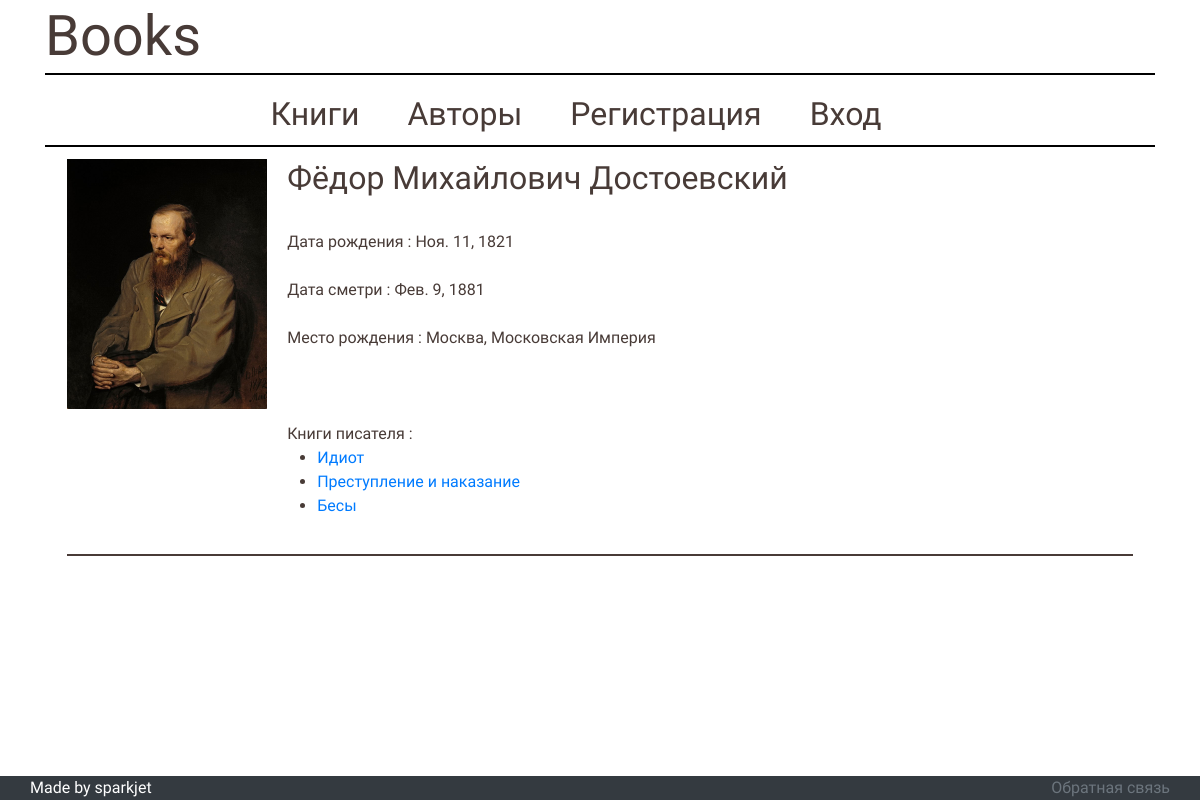
Screenshot of /authors/2 with the database file from the repository.
### bookapp/models.py (models this page shows, shortened)
class Autor(models.Model):
	author_full_name = models.CharField(max_length=303, default=None)
	date_birth = models.DateField('birth date')
	death_date = models.DateField('death date')
	birth_place = models.CharField(max_length=90, default=None)
	author_picture = models.ImageField(upload_to='bookapp/static/bookapp/pictures', default='bookapp/static/bookapp/pictures/undefiend.png')
	def get_static_url(self) -> str:
		return self.author_picture.url[7:]

class Book(models.Model):
	book_autor = models.ForeignKey(Autor, on_delete=models.SET_NULL, null=True)
	book_autor_info = models.CharField(max_length=303)
	book_name = models.CharField(max_length=2**10)
	book_genre = models.CharField(max_length=32)
	book_picture = models.ImageField(upload_to='bookapp/static/bookapp/pictures', default='bookapp/static/bookapp/pictures/undefiend.png')
	book_year = models.PositiveSmallIntegerField(
			validators=[
				MaxValueValidator(
					datetime.now().year,
					'Год должен быть не больше чем тукущий'
				)
			]
		)
	book_description = models.TextField()

### bookapp/views.py (the view)
# urls.py: path('authors/<int:pk>', views.ParticularAuthor.as_view(), name='particular_author'),
class ParticularAuthor(DetailView):
	template_name = 'bookapp/author_info.html'
	context_object_name = 'author'
	def get_context_data(self, **kwargs):
		context = super().get_context_data(**kwargs)
		context['author_books'] = Book.objects.filter(book_autor_info=self.get_object().author_full_name)
		return context
	def get_object(self):
		return get_object_or_404(Autor, pk=self.kwargs.get('pk'))

### bookapp/templates/bookapp/author_info.html (shortened to what this page needs)
{% extends "bookapp/primary_pattern.html" %}
{% load static %}
{% block page_config %}
	<link rel="stylesheet" type="text/css" href="{% static 'bookapp/styles_for_author.css' %}">
{% endblock page_config %}
{% block content %}
	<div class="author">
		<div class="image-wrapper">
			<img src="{{ author.get_static_url }}" class="author-picture">
		</div>
		<div>
		<h1 class="author-title">{{ author.author_full_name }}</h1><br>
		<span>Дата рождения : {{ author.date_birth }}</span><br><br>
		<span>Дата сметри : {{ author.death_date }}</span><br><br>
		<span>Место рождения : {{ author.birth_place }}</span><br>
		<br><br><br>
		{% if author_books %}
			<span style="margin-bottom: 2px;">Книги писателя :</span>
				<ul style="padding-left:30px;">
					{% for author_book in author_books %}
						<li>
							<a href="{% url 'bookapp:particular_book' author_book.id %}">
								{{ author_book.book_name }}
							</a>
						</li>
					{% endfor %}
				</ul>
		{% endif %}
		</div>
	</div>
{% endblock content %}

### bookapp/static/bookapp/styles.css (style rules this page uses)
* { margin: 0; padding: 0; }
body { font-family: 'Roboto Condensed', sans-serif !important; }
a { text-decoration: none !important; }

### bookapp/static/bookapp/styles_for_author.css (style rules this page uses)
.author { color: #483B37; margin: 12px 2%; display: flex; padding-bottom: 20px; border-bottom: 2px solid #483B37; }
.author-title { font-size: 2em; }
.author-picture { width:100%; object-fit:cover; }
.image-wrapper { width:200px; margin-right: 20px; }

### rows the page displays
Autor: get_static_url (picture), author_full_name "Фёдор Михайлович Достоевский", date_birth "Ноя. 11, 1821", death_date "Фев. 9, 1881", birth_place "Москва, Московская Империя"
Book: book_name "Идиот"
Book: book_name "Преступление и наказание"
Book: book_name "Бесы"
